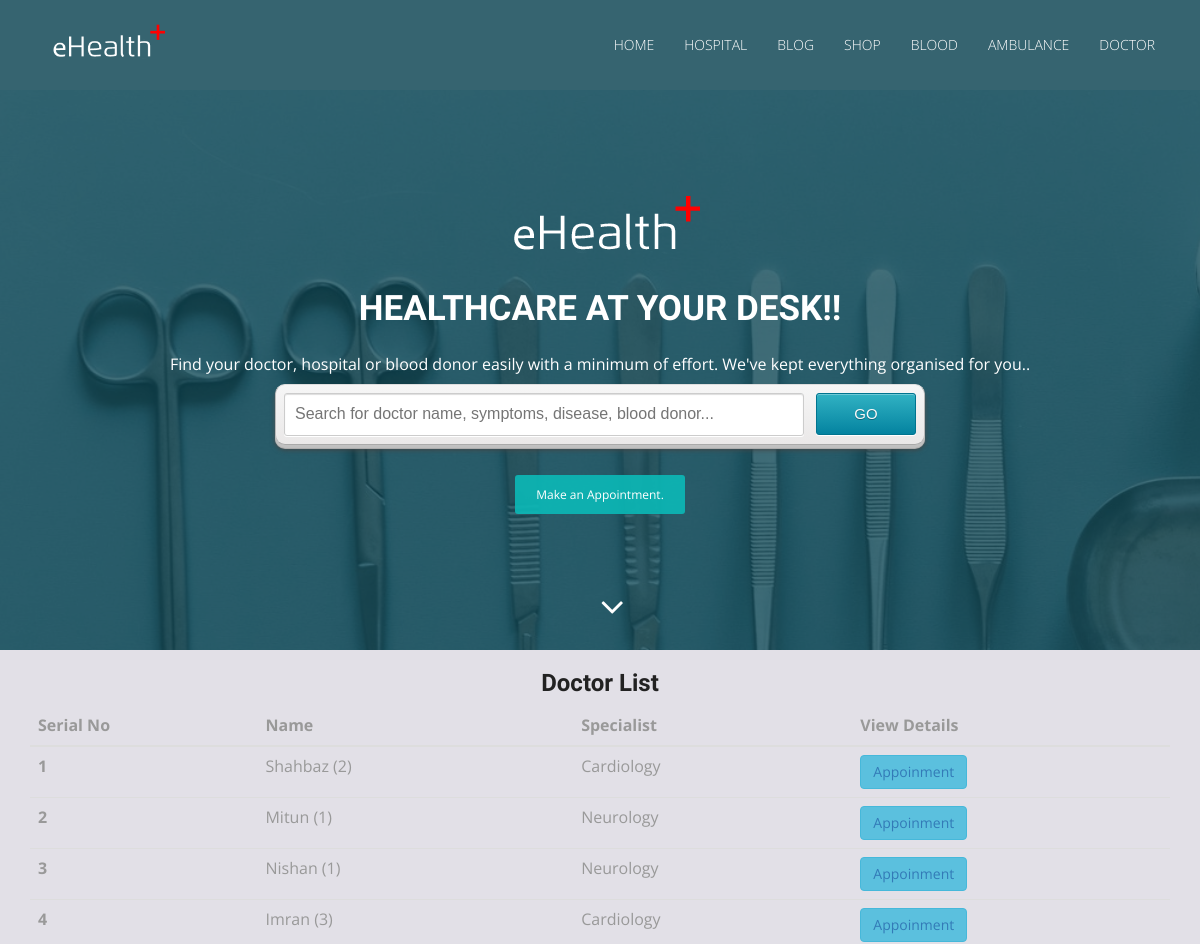
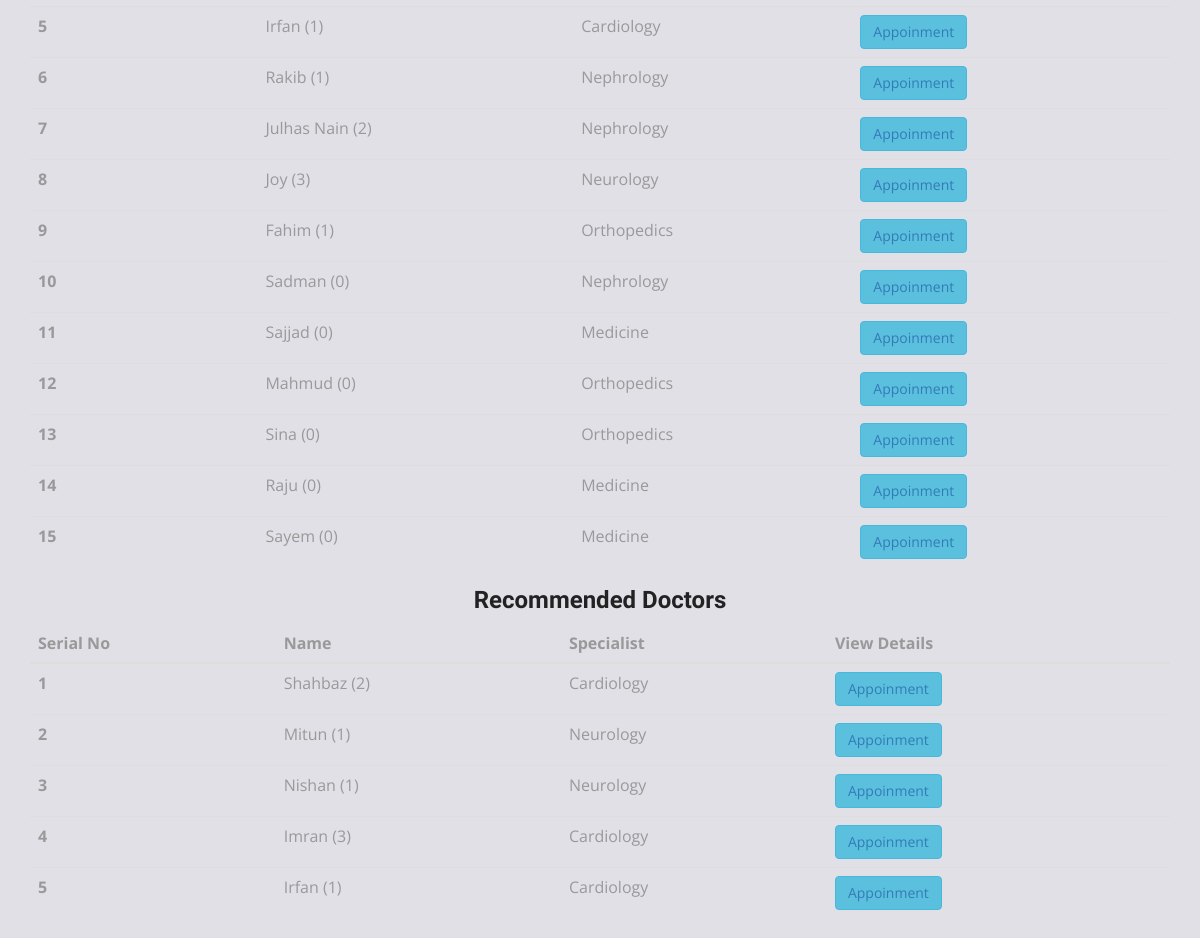
The page /index.php/welcome/omnisearch on the database its author committed (2 pictures, top to bottom).
### tables this page shows
CREATE TABLE `tbl_doctor` (
  `doc_id` int(11) NOT NULL,
  `hospital_id` int(11) NOT NULL,
  `doc_name` varchar(255) NOT NULL,
  `doc_image` text NOT NULL,
  `doc_email` varchar(255) NOT NULL,
  `doc_password` varchar(255) NOT NULL,
  `doc_mobile_no` varchar(16) NOT NULL,
  `doc_qualification` varchar(255) NOT NULL,
  `doc_designation` varchar(255) NOT NULL,
  `doc_bmdc` int(20) NOT NULL,
  `doc_category` varchar(255) NOT NULL,
  `symptoms` varchar(255) NOT NULL,
  `disease` varchar(255) NOT NULL,
  `doc_birth_date` date NOT NULL,
  `doc_join_date` date NOT NULL,
  `doc_chamber` varchar(255) NOT NULL,
  `doc_fee` int(100) NOT NULL,
  `doc_status` tinyint(3) NOT NULL
);

CREATE TABLE `tbl_dept` (
  `dept_id` int(11) NOT NULL,
  `dept_name` varchar(255) NOT NULL,
  `dept_desc` text NOT NULL,
  `dept_status` tinyint(3) NOT NULL
);

### application/controllers/Welcome.php (called while the page is built, shortened)
<?php
class Welcome extends CI_Controller
{
    public function __construct()
    {
        $this->load->model('welcome_model');
    }
    public function omnisearch()
    {
        $data = array();
        $data['query_string'] = $this->input->get('q', true);
        $query_string = strtolower($data['query_string']);
        if ($query_string == 'a+' || $query_string == 'a-' || $query_string == 'b+' || $query_string == 'b-'
            || $query_string == 'o+' || $query_string == 'o-' || $query_string == 'ab+' || $query_string == 'ab-'
        ) {
            $data['category'] = 1;
            $data['result_title'] = "Blood Donor Results for " . strtoupper($query_string);
            $data['results'] = $this->blood_donor->get_donors_by_blood_group($query_string);
        } else {
            $data['category'] = 2;
            $data['result_title'] = "Doctor List";
            $data['results'] = $this->doctor_model->get_doctors_for_query($query_string);
            $data['recommended_doctors'] = $this->doctor_model->get_recommended_doctors();
        }
        $this->load->view('pages/search_results_list', $data);
    }
}

### index.php (called while the page is built, shortened)
<?php
require_once BASEPATH.'core/CodeIgniter.php';

### application/models/Doctor_model.php (called while the page is built, shortened)
<?php
class Doctor_model extends CI_Model
{
    public function get_doctors_for_query($query)
    {
        $result = $this->db->query("SELECT
    IFNULL(AVG(tbl_rating.value),
    0) AS rating,
    COUNT(tbl_rating.rating_id) AS rating_count,
    tbl_doctor.*
FROM
    tbl_doctor
LEFT JOIN tbl_rating ON tbl_rating.doc_id = tbl_doctor.doc_id
WHERE tbl_doctor.doc_name LIKE '%$query%' OR tbl_doctor.symptoms LIKE '%$query%' OR tbl_doctor.disease LIKE '%$query%'
GROUP BY
    tbl_doctor.doc_id
ORDER BY
    rating
DESC")
            ->result();
        return $result;
    }
    public function get_recommended_doctors()
    {
        $result = $this->db->query('SELECT
    IFNULL(AVG(tbl_rating.value),
    0) AS rating,
    COUNT(tbl_rating.rating_id) AS rating_count,
    tbl_doctor.*
FROM
    tbl_doctor
LEFT JOIN tbl_rating ON tbl_rating.doc_id = tbl_doctor.doc_id
GROUP BY
    tbl_doctor.doc_id
ORDER BY
    rating
DESC
LIMIT 5')
            ->result();
        return $result;
    }
    public function get_dept_record($dept_id)
    {
        return $this->db->where('dept_id', $dept_id)->get('tbl_dept')->row();
    }
}

### application/views/pages/search_results_list.php (the view, shortened to what this page needs)
<!DOCTYPE html>
<html lang="en">
<head>
    <link rel="stylesheet" type="text/css" href="<?php echo base_url() ?>asset/css/font-awesome.min.css">
    <link rel="stylesheet" type="text/css" href="<?php echo base_url() ?>asset/css/bootstrap.min.css">
    <link rel="stylesheet" type="text/css" href="<?php echo base_url() ?>asset/css/style.css">
    <link href="<?php echo base_url() ?>asset/css/star-rating-svg.css" rel="stylesheet">
</head>
<body id="myPage" data-spy="scroll" data-target=".navbar" data-offset="60">
<section id="banner" class="banner">
    <div class="bg-color">
        <nav class="navbar navbar-default navbar-fixed-top">
            <div class="container">
                <div class="col-md-12">
                    <div class="navbar-header">
                        <a class="navbar-brand" href="<?php echo base_url() ?>"><img
                                    src="<?php echo base_url() ?>asset/img/logo.png" class="img-responsive"
                                    style="width: 140px; margin-top: -16px;"></a>
                    </div>
                    <div class="collapse navbar-collapse navbar-right" id="myNavbar">
                        <ul class="nav navbar-nav">
                            <li class=""><a href="<?php echo base_url() ?>">Home</a></li>
                            <li class=""><a href="<?php echo base_url('welcome/hospital_master') ?>">Hospital</a></li>
                            <li class=""><a href="#blog">Blog</a></li>
                            <li class=""><a href="#shop">Shop</a></li>
                            <li class=""><a href="<?php echo base_url('welcome/add_donor_master') ?>">Blood</a></li>
                            <li class=""><a href="<?php echo base_url('welcome/add_ambulance_master') ?>">Ambulance</a>
                            </li>
                            <li class=""><a href="<?php echo base_url('welcome/add_doctor_master') ?>">Doctor</a></li>
                        </ul>
                    </div>
                </div>
            </div>
        </nav>
        <div class="container">
            <div class="row">
                <div class="banner-info">
                    <div class="banner-logo text-center">
                        <img src="<?php echo base_url() ?>asset/img/logo.png" class="img-responsive">
                    </div>
                    <div class="banner-text text-center">
                        <h1 class="white">Healthcare at your desk!!</h1>
                        <p>Find your doctor, hospital or blood donor easily with a minimum of effort. We've kept
                            everything organised for you..</p>
                        <form class="form-wrapper" action="<?php echo base_url('welcome/omnisearch') ?>" method="GET">
                            <input name="q" value="<?php echo $query_string ?>" type="text" id="search"
                                   placeholder="Search for doctor name, symptoms, disease, blood donor..." required>
                            <input type="submit" value="go" id="submit">
                        </form>
                        <a href="<?php echo base_url('welcome/add_doctor_master') ?>" class="btn btn-appoint">Make an
                            Appointment.</a>
                    </div>
                    <div class="overlay-detail text-center">
                        <a href="#cta-3"><i class="fa fa-angle-down"></i></a>
                    </div>
                </div>
            </div>
        </div>
    </div>
</section>
<section id="cta-3">
    <div class="container">
        <h3 class="text-center"><?php echo $result_title ?></h3>
        <?php
        if ($category == 1) {
            ?>
            <table class="table table-dark">
                <thead>
                <tr>
                    <th scope="col">Serial No</th>
                    <th scope="col">Name</th>
                    <th scope="col">Mobile No</th>
                    <th scope="col">Address</th>
                </tr>
                </thead>
                <tbody>
                <?php
                $i = 1;
                foreach ($results as $result) {
                    ?>
                    <tr>
                        <th scope="row"><?php echo $i++ ?></th>
                        <td>
                            <?php echo $result->donor_name; ?>
                        </td>
                        <td>
                            <?php echo $result->donor_mobile_no; ?>
                        </td>
                        <td>
                            <?php echo $result->donor_address; ?>
                        </td>
                    </tr>
                <?php } ?>
                </tbody>
            </table>
        <?php } else { ?>
            <?php if (empty($results)) { ?>
                <p>No Result Found! :(</p>
            <?php } else { ?>
                <table class="table table-dark">
                    <thead>
                    <tr>
                        <th scope="col">Serial No</th>
                        <th scope="col">Name</th>
                        <th scope="col">Specialist</th>
                        <th scope="col">View Details</th>
                    </tr>
                    </thead>
                    <tbody>
                    <?php
                    $i = 1;
                    foreach ($results as $result) {
                        $dept = $this->doctor_model->get_dept_record($result->doc_category);
                        ?>
                        <a href="<?php echo base_url("welcome/add_doc_profile/$result->doc_id") ?>">
                            <tr>
                                <th scope="row"><?php echo $i++ ?></th>
                                <td>
                                    <?php echo $result->doc_name; ?>
                                    (<?php echo $result->rating_count ?>)
                                </td>
                                <td> <?php echo $dept->dept_name; ?></td>
                                <td>
                                    <button type="button" class="btn btn-info"><a
                                                href="<?php echo base_url("welcome/add_doc_profile/$result->doc_id") ?>"
                                                target="_blank">
                                            Appoinment</a></button>
                                </td>
                            </tr>
                        </a>
                    <?php }
                    ?>
                    </tbody>
                </table>
                <h3 class="text-center">Recommended Doctors</h3>
                <table class="table table-dark">
                    <thead>
                    <tr>
                        <th scope="col">Serial No</th>
                        <th scope="col">Name</th>
                        <th scope="col">Specialist</th>
                        <th scope="col">View Details</th>
                    </tr>
                    </thead>
                    <tbody>
                    <?php
                    $i = 1;
                    foreach ($recommended_doctors as $recommended_doctor) {
                        $dept = $this->doctor_model->get_dept_record($recommended_doctor->doc_category);
                        ?>
                        <a href="<?php echo base_url("welcome/add_doc_profile/$recommended_doctor->doc_id") ?>">
                            <tr>
                                <th scope="row"><?php echo $i++ ?></th>
                                <td>
                                    <?php echo $recommended_doctor->doc_name; ?>
                                    (<?php echo $recommended_doctor->rating_count ?>)
                                </td>
                                <td>
                                    <?php echo $dept->dept_name ?>
                                </td>
                                <td>
                                    <button type="button" class="btn btn-info"><a
                                                href="<?php echo base_url("welcome/add_doc_profile/$recommended_doctor->doc_id") ?>"
                                                target="_blank">
                                            Appoinment</a></button>
                                </td>
                            </tr>
                        </a>
                    <?php } ?>
                    </tbody>
                </table>
            <?php } ?>
        <?php } ?>
    </div>
</section>
</body>
</html>

### asset/css/style.css (style rules this page uses)
body { font-family: 'Open Sans', sans-serif; line-height: 20px; color: #999999; font-size: 300; font-size: 16px; }
ol, ul { list-style: none; }
table { border-collapse: collapse; border-spacing: 0; }
h1, h2, h3, h4, h5, h6 { font-family: 'Raleway', sans-serif; font-weight: 600; color: #222222; }
a, a:hover, a:focus, a:active { outline: none; }
.navbar { margin-bottom: 0px; border: 0px; }
.navbar { border-radius: 0px; }
.navbar-default { background-color: #366470; padding: 20px 0; transition: all 0.3s; }
.navbar-default { background-color: #366470; border: 0px; }
.navbar-brand { font-family: 'Chewy', cursive; font-size: 32px; }
.navbar-brand img { padding-top: 2px; width: 120px !important; }
.navbar-default .navbar-brand, .navbar-default .navbar-brand:hover, .navbar-default .navbar-brand:focus { color: cyan; }
.white, .white:hover, .white:focus { color: #fff; width: 100% !important; }
.navbar-default .navbar-nav > li > a { color: #fff ; text-transform: uppercase; font-size: 14px; font-weight: 300; }
#banner { background: url('../img/bg-banner.jpg') no-repeat fixed; background-size: cover; min-height: 650px; position: relative; }
.bg-color { background-color: RGBA(13, 70, 83, 0.78); min-height: 650px; }
.banner-info { padding-top: 190px; }
.banner-logo img { display: inline-block; }
.banner-text { color: #fff; }
.banner-text h1 { font-family: 'Candal', sans-serif; font-size: 35px; text-transform: uppercase; padding-bottom:15px; }
.btn-appoint, .btn-appoint:hover, .btn-appoint:focus { margin-top: 30px; padding: 10px 20px; font-size: 12px; background-color: rgba(12, 184, 182, 0.91); border-radius: 3px; color: #fff; }
.overlay-detail a i { text-align: center; position: absolute; bottom: 25px; font-size: 38px; color: #fff; margin: 0 auto; }
td { border: 0px solid #ededed; border-top: 1px solid rgba(216, 216, 216, 0.5); padding: 6px 10px 6px 0; }
#cta-3 { background-color: #E2E0E7; }
.white { color: #fff; }
.form-wrapper { margin-top: 25px; margin-bottom: 10px; }
.form-wrapper { background-color: #f6f6f6; background-image: -webkit-gradient(linear, left top, left bottom, from(#f6f6f6), to(#eae8e8)); background-image: -webkit-linear-gradient(top, #f6f6f6, #eae8e8); background-image: -moz-linear-gradient(top, #f6f6f6, #eae8e8); background-image: -ms-linear-gradient(top, #f6f6f6, #eae8e8); background-image: -o-linear-gradient(top, #f6f6f6, #eae8e8); background-image: linear-gradient(top, #f6f6f6, #eae8e8); border-color: #dedede #bababa #aaa #bababa; border-style: solid; border-width: 1px; -webkit-border-radius: 10px; -moz-border-radius: 10px; border-radius: 10px; -webkit-box-shadow: 0 3px 3px rgba(255,255,255,.1), 0 3px 0 #bbb, 0 4px 0 #aaa, 0 5px 5px #444; -moz-box-shadow: 0 3px 3px rgba(255,255,255,.1), 0 3px 0 #bbb, 0 4px 0 #aaa, 0 5px 5px #444; box-shadow: 0 3px 3px rgba(255,255,255,.1), 0 3px 0 #bbb, 0 4px 0 #aaa, 0 5px 5px #444; margin: 0px auto; overflow: hidden; padding: 8px; width: 650px; }
.form-wrapper #search { border: 1px solid #CCC; -webkit-box-shadow: 0 1px 1px #ddd inset, 0 1px 0 #FFF; -moz-box-shadow: 0 1px 1px #ddd inset, 0 1px 0 #FFF; box-shadow: 0 1px 1px #ddd inset, 0 1px 0 #FFF; -webkit-border-radius: 3px; -moz-border-radius: 3px; border-radius: 3px; color: #999; float: left; font: 16px Lucida Sans, Trebuchet MS, Tahoma, sans-serif; height: 43px; padding: 10px; width: 520px; }
.form-wrapper #submit { background-color: #0483a0; background-image: -webkit-gradient(linear, left top, left bottom, from(#31b2c3), to(#0483a0)); background-image: -webkit-linear-gradient(top, #31b2c3, #0483a0); background-image: -moz-linear-gradient(top, #31b2c3, #0483a0); background-image: -ms-linear-gradient(top, #31b2c3, #0483a0); background-image: -o-linear-gradient(top, #31b2c3, #0483a0); background-image: linear-gradient(top, #31b2c3, #0483a0); border: 1px solid #00748f; -moz-border-radius: 3px; -webkit-border-radius: 3px; border-radius: 3px; -webkit-box-shadow: 0 1px 0 rgba(255, 255, 255, 0.3) inset, 0 1px 0 #FFF; -moz-box-shadow: 0 1px 0 rgba(255, 255, 255, 0.3) inset, 0 1px 0 #FFF; box-shadow: 0 1px 0 rgba(255, 255, 255, 0.3) inset, 0 1px 0 #FFF; color: #fafafa; cursor: pointer; height: 42px; float: right; font: 15px Arial, Helvetica; padding: 0; text-transform: uppercase; text-shadow: 0 1px 0 rgba(0, 0 ,0, .3); width: 100px; }

### rows shown on the page
tbl_doctor: doc_name "Shahbaz", rating_count "2", tbl_dept.dept_name "Cardiology"
tbl_doctor: doc_name "Mitun", rating_count "1", tbl_dept.dept_name "Neurology"
tbl_doctor: doc_name "Nishan", rating_count "1", tbl_dept.dept_name "Neurology"
tbl_doctor: doc_name "Imran", rating_count "3", tbl_dept.dept_name "Cardiology"
tbl_doctor: doc_name "Irfan", rating_count "1", tbl_dept.dept_name "Cardiology"
tbl_doctor: doc_name "Rakib", rating_count "1", tbl_dept.dept_name "Nephrology"
tbl_doctor: doc_name "Julhas Nain", rating_count "2", tbl_dept.dept_name "Nephrology"
tbl_doctor: doc_name "Joy", rating_count "3", tbl_dept.dept_name "Neurology"
tbl_doctor: doc_name "Fahim", rating_count "1", tbl_dept.dept_name "Orthopedics"
tbl_doctor: doc_name "Sadman", rating_count "0", tbl_dept.dept_name "Nephrology"
tbl_doctor: doc_name "Sajjad", rating_count "0", tbl_dept.dept_name "Medicine"
tbl_doctor: doc_name "Mahmud", rating_count "0", tbl_dept.dept_name "Orthopedics"
tbl_doctor: doc_name "Sina", rating_count "0", tbl_dept.dept_name "Orthopedics"
tbl_doctor: doc_name "Raju", rating_count "0", tbl_dept.dept_name "Medicine"
tbl_doctor: doc_name "Sayem", rating_count "0", tbl_dept.dept_name "Medicine"

### other values the page prints
$result_title "Doctor List"
